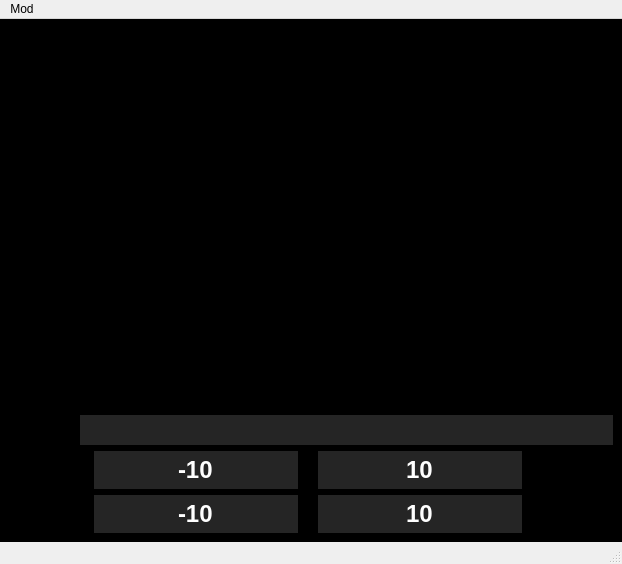
<?xml version="1.0" encoding="UTF-8"?>
<ui version="4.0">
 <class>Plot</class>
 <widget class="QMainWindow" name="Plot">
  <property name="geometry">
   <rect>
    <x>0</x>
    <y>0</y>
    <width>616</width>
    <height>564</height>
   </rect>
  </property>
  <property name="windowTitle">
   <string>Plot</string>
  </property>
  <widget class="QWidget" name="centralwidget">
   <property name="styleSheet">
    <string notr="true">QWidget {
	background-color: balck;
}</string>
   </property>
   <layout class="QGridLayout" name="gridLayout">
    <item row="3" column="1">
     <widget class="QLabel" name="label_7">
      <property name="font">
       <font>
        <family>Arial</family>
        <pointsize>18</pointsize>
        <bold>true</bold>
       </font>
      </property>
      <property name="text">
       <string>[</string>
      </property>
     </widget>
    </item>
    <item row="2" column="2">
     <widget class="QLineEdit" name="xMin">
      <property name="sizePolicy">
       <sizepolicy hsizetype="Expanding" vsizetype="Minimum">
        <horstretch>0</horstretch>
        <verstretch>0</verstretch>
       </sizepolicy>
      </property>
      <property name="font">
       <font>
        <family>Arial</family>
        <pointsize>18</pointsize>
        <bold>true</bold>
       </font>
      </property>
      <property name="focusPolicy">
       <enum>Qt::ClickFocus</enum>
      </property>
      <property name="styleSheet">
       <string notr="true">QLineEdit {
	background-color: rgb(37, 37, 37);
	border: 1px black;
	color: white;
}</string>
      </property>
      <property name="text">
       <string>-10</string>
      </property>
      <property name="alignment">
       <set>Qt::AlignCenter</set>
      </property>
     </widget>
    </item>
    <item row="3" column="4">
     <widget class="QLineEdit" name="yMax">
      <property name="sizePolicy">
       <sizepolicy hsizetype="Expanding" vsizetype="Minimum">
        <horstretch>0</horstretch>
        <verstretch>0</verstretch>
       </sizepolicy>
      </property>
      <property name="font">
       <font>
        <family>Arial</family>
        <pointsize>18</pointsize>
        <bold>true</bold>
       </font>
      </property>
      <property name="focusPolicy">
       <enum>Qt::ClickFocus</enum>
      </property>
      <property name="styleSheet">
       <string notr="true">QLineEdit {
	background-color: rgb(37, 37, 37);
	border: 1px black;
	color: white;
}</string>
      </property>
      <property name="text">
       <string>10</string>
      </property>
      <property name="alignment">
       <set>Qt::AlignCenter</set>
      </property>
     </widget>
    </item>
    <item row="3" column="0">
     <widget class="QLabel" name="label_6">
      <property name="sizePolicy">
       <sizepolicy hsizetype="Minimum" vsizetype="Minimum">
        <horstretch>0</horstretch>
        <verstretch>0</verstretch>
       </sizepolicy>
      </property>
      <property name="font">
       <font>
        <family>Arial</family>
        <pointsize>18</pointsize>
        <bold>true</bold>
       </font>
      </property>
      <property name="text">
       <string>y ∈</string>
      </property>
      <property name="alignment">
       <set>Qt::AlignRight|Qt::AlignTrailing|Qt::AlignVCenter</set>
      </property>
     </widget>
    </item>
    <item row="2" column="4">
     <widget class="QLineEdit" name="xMax">
      <property name="sizePolicy">
       <sizepolicy hsizetype="Expanding" vsizetype="Minimum">
        <horstretch>0</horstretch>
        <verstretch>0</verstretch>
       </sizepolicy>
      </property>
      <property name="font">
       <font>
        <family>Arial</family>
        <pointsize>18</pointsize>
        <bold>true</bold>
       </font>
      </property>
      <property name="focusPolicy">
       <enum>Qt::ClickFocus</enum>
      </property>
      <property name="styleSheet">
       <string notr="true">QLineEdit {
	background-color: rgb(37, 37, 37);
	border: 1px black;
	color: white;
}</string>
      </property>
      <property name="text">
       <string>10</string>
      </property>
      <property name="alignment">
       <set>Qt::AlignCenter</set>
      </property>
     </widget>
    </item>
    <item row="3" column="3">
     <widget class="QLabel" name="label_8">
      <property name="font">
       <font>
        <family>Arial</family>
        <pointsize>18</pointsize>
        <bold>true</bold>
       </font>
      </property>
      <property name="text">
       <string>;</string>
      </property>
     </widget>
    </item>
    <item row="2" column="3">
     <widget class="QLabel" name="label_4">
      <property name="font">
       <font>
        <family>Arial</family>
        <pointsize>18</pointsize>
        <bold>true</bold>
       </font>
      </property>
      <property name="text">
       <string>;</string>
      </property>
     </widget>
    </item>
    <item row="3" column="5">
     <widget class="QLabel" name="label_9">
      <property name="font">
       <font>
        <family>Arial</family>
        <pointsize>18</pointsize>
        <bold>true</bold>
       </font>
      </property>
      <property name="text">
       <string>]</string>
      </property>
     </widget>
    </item>
    <item row="0" column="0" colspan="8">
     <widget class="QCustomPlot" name="widget" native="true">
      <property name="sizePolicy">
       <sizepolicy hsizetype="Expanding" vsizetype="Expanding">
        <horstretch>0</horstretch>
        <verstretch>0</verstretch>
       </sizepolicy>
      </property>
     </widget>
    </item>
    <item row="3" column="2">
     <widget class="QLineEdit" name="yMin">
      <property name="sizePolicy">
       <sizepolicy hsizetype="Expanding" vsizetype="Minimum">
        <horstretch>0</horstretch>
        <verstretch>0</verstretch>
       </sizepolicy>
      </property>
      <property name="font">
       <font>
        <family>Arial</family>
        <pointsize>18</pointsize>
        <bold>true</bold>
       </font>
      </property>
      <property name="focusPolicy">
       <enum>Qt::ClickFocus</enum>
      </property>
      <property name="styleSheet">
       <string notr="true">QLineEdit {
	background-color: rgb(37, 37, 37);
	border: 1px black;
	color: white;
}</string>
      </property>
      <property name="text">
       <string>-10</string>
      </property>
      <property name="alignment">
       <set>Qt::AlignCenter</set>
      </property>
     </widget>
    </item>
    <item row="2" column="0">
     <widget class="QLabel" name="label_2">
      <property name="sizePolicy">
       <sizepolicy hsizetype="Minimum" vsizetype="Minimum">
        <horstretch>0</horstretch>
        <verstretch>0</verstretch>
       </sizepolicy>
      </property>
      <property name="font">
       <font>
        <family>Arial</family>
        <pointsize>18</pointsize>
        <bold>true</bold>
       </font>
      </property>
      <property name="text">
       <string>x ∈</string>
      </property>
      <property name="alignment">
       <set>Qt::AlignRight|Qt::AlignTrailing|Qt::AlignVCenter</set>
      </property>
     </widget>
    </item>
    <item row="2" column="1">
     <widget class="QLabel" name="label_3">
      <property name="font">
       <font>
        <family>Arial</family>
        <pointsize>18</pointsize>
        <bold>true</bold>
       </font>
      </property>
      <property name="text">
       <string>[</string>
      </property>
     </widget>
    </item>
    <item row="1" column="1" colspan="7">
     <widget class="QLineEdit" name="FunEdit">
      <property name="sizePolicy">
       <sizepolicy hsizetype="Expanding" vsizetype="Minimum">
        <horstretch>0</horstretch>
        <verstretch>0</verstretch>
       </sizepolicy>
      </property>
      <property name="minimumSize">
       <size>
        <width>533</width>
        <height>22</height>
       </size>
      </property>
      <property name="font">
       <font>
        <family>Arial</family>
        <pointsize>18</pointsize>
        <bold>true</bold>
       </font>
      </property>
      <property name="styleSheet">
       <string notr="true">QLineEdit {
	background-color: rgb(37, 37, 37);
	border: 1px black;
	color: white;
}</string>
      </property>
      <property name="alignment">
       <set>Qt::AlignRight|Qt::AlignTrailing|Qt::AlignVCenter</set>
      </property>
     </widget>
    </item>
    <item row="2" column="5">
     <widget class="QLabel" name="label_5">
      <property name="font">
       <font>
        <family>Arial</family>
        <pointsize>18</pointsize>
        <bold>true</bold>
       </font>
      </property>
      <property name="text">
       <string>]</string>
      </property>
     </widget>
    </item>
    <item row="1" column="0">
     <widget class="QLabel" name="label">
      <property name="sizePolicy">
       <sizepolicy hsizetype="Minimum" vsizetype="Minimum">
        <horstretch>0</horstretch>
        <verstretch>0</verstretch>
       </sizepolicy>
      </property>
      <property name="font">
       <font>
        <family>Arial</family>
        <pointsize>18</pointsize>
        <bold>true</bold>
       </font>
      </property>
      <property name="text">
       <string>f(x) = </string>
      </property>
      <property name="alignment">
       <set>Qt::AlignRight|Qt::AlignTrailing|Qt::AlignVCenter</set>
      </property>
     </widget>
    </item>
    <item row="2" column="6">
     <widget class="QPushButton" name="ButtonPlot">
      <property name="sizePolicy">
       <sizepolicy hsizetype="Minimum" vsizetype="Minimum">
        <horstretch>0</horstretch>
        <verstretch>0</verstretch>
       </sizepolicy>
      </property>
      <property name="font">
       <font>
        <family>Arial</family>
        <pointsize>18</pointsize>
        <bold>true</bold>
       </font>
      </property>
      <property name="styleSheet">
       <string notr="true">QPushButton {
	background-color: black;
	border: 1px #ffffff;
	padding: 5px;
}

QPushButton: pressed {
	background-color: #808080;
	border: 1px #ffffff;
	padding: 5px;
}</string>
      </property>
      <property name="text">
       <string>Plot</string>
      </property>
     </widget>
    </item>
    <item row="3" column="6">
     <widget class="QPushButton" name="ButtonAuto">
      <property name="sizePolicy">
       <sizepolicy hsizetype="Minimum" vsizetype="Minimum">
        <horstretch>0</horstretch>
        <verstretch>0</verstretch>
       </sizepolicy>
      </property>
      <property name="font">
       <font>
        <family>Arial</family>
        <pointsize>18</pointsize>
        <bold>true</bold>
       </font>
      </property>
      <property name="styleSheet">
       <string notr="true">QPushButton {
	background-color: black;
	border: 1px #ffffff;
	padding: 5px;
}

QPushButton: pressed {
	background-color: #808080;
	border: 1px #ffffff;
	padding: 5px;
}</string>
      </property>
      <property name="text">
       <string>Auto</string>
      </property>
     </widget>
    </item>
   </layout>
  </widget>
  <widget class="QMenuBar" name="menubar">
   <property name="geometry">
    <rect>
     <x>0</x>
     <y>0</y>
     <width>616</width>
     <height>24</height>
    </rect>
   </property>
   <widget class="QMenu" name="menuMod">
    <property name="title">
     <string>Mod</string>
    </property>
    <addaction name="actionCalc"/>
    <addaction name="actionPlot"/>
    <addaction name="actionCredit"/>
    <addaction name="actionDeposit"/>
   </widget>
   <addaction name="menuMod"/>
  </widget>
  <widget class="QStatusBar" name="statusbar"/>
  <action name="actionCalc">
   <property name="checkable">
    <bool>true</bool>
   </property>
   <property name="enabled">
    <bool>true</bool>
   </property>
   <property name="text">
    <string>Calc</string>
   </property>
  </action>
  <action name="actionPlot">
   <property name="checkable">
    <bool>true</bool>
   </property>
   <property name="checked">
    <bool>true</bool>
   </property>
   <property name="enabled">
    <bool>false</bool>
   </property>
   <property name="text">
    <string>Plot</string>
   </property>
  </action>
  <action name="actionCredit">
   <property name="checkable">
    <bool>true</bool>
   </property>
   <property name="text">
    <string>Credit</string>
   </property>
  </action>
  <action name="actionDeposit">
   <property name="checkable">
    <bool>true</bool>
   </property>
   <property name="text">
    <string>Deposit</string>
   </property>
  </action>
 </widget>
 <customwidgets>
  <customwidget>
   <class>QCustomPlot</class>
   <extends>QWidget</extends>
   <header>../qcustomplot-source/qcustomplot.h</header>
   <container>1</container>
  </customwidget>
 </customwidgets>
 <resources/>
 <connections/>
</ui>
